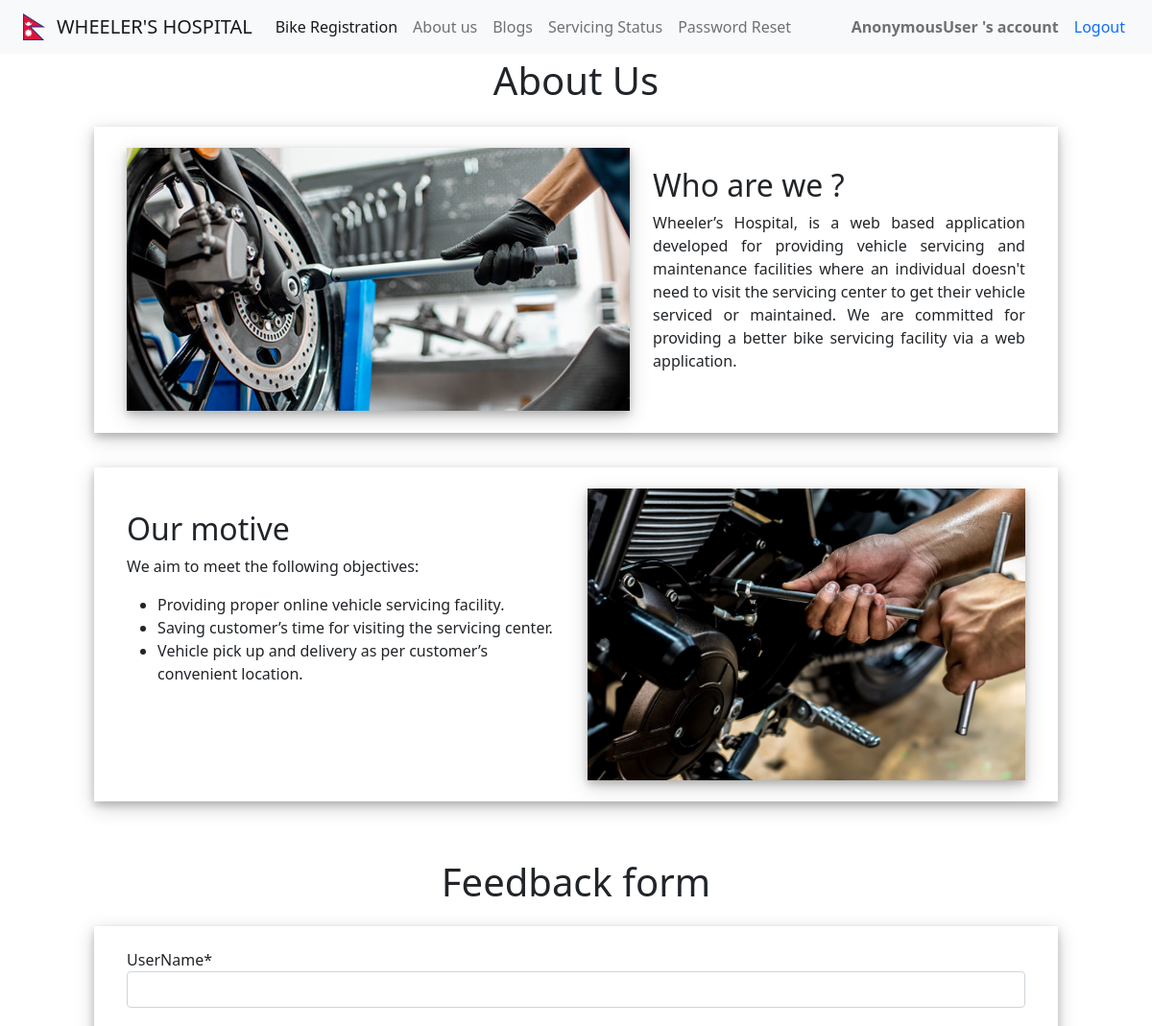
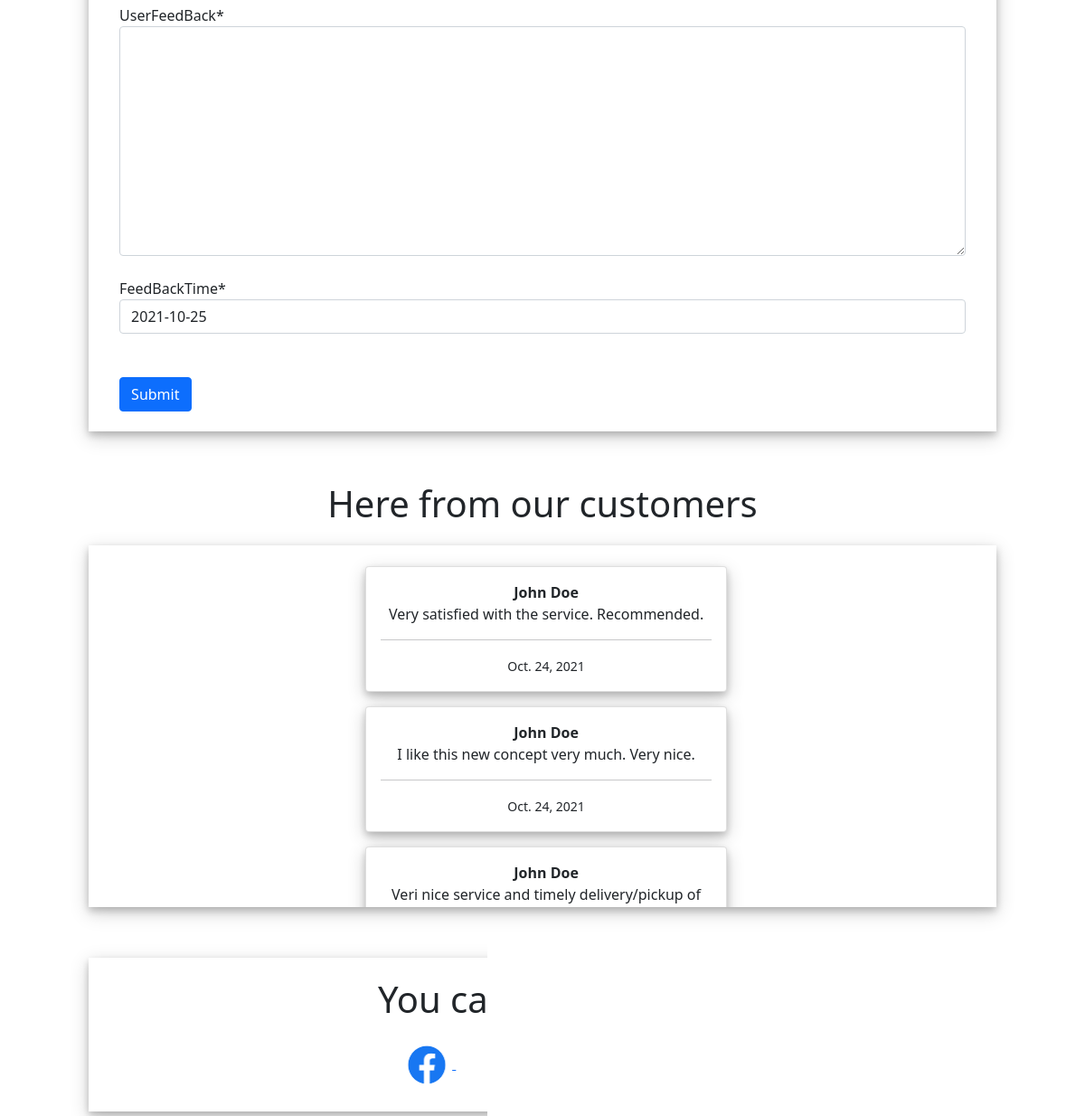
The page /about/ on the database its author committed (2 pictures, top to bottom).
### dashboardApp/models.py (models this page shows, shortened)
class feedBackFormModel(models.Model):
    userName = models.CharField(max_length=50)
    userFeedBack = models.TextField()
    feedBackTime = models.DateField(default=timezone.now)

### dashboardApp/views.py (the view)
# urls.py: path('about/', aboutUsView, name='about')
def aboutUsView(request):
    feedBacks = feedBackFormModel.objects.all()
    fm = feedBackForm()
    if request.method == "POST":
        fm = feedBackForm(request.POST)
        if fm.is_valid():
            fm.save()
            fm = feedBackForm()
    context = {
        'feedBacks': feedBacks,
        'fm': fm
    }
    return render(request, 'aboutUs.html', context=context)

### dashboardApp/forms.py
class feedBackForm(ModelForm):
    class Meta:
        model = feedBackFormModel
        fields = "__all__"

### Templates/aboutUs.html (shortened to what this page needs)
{% load static %}
{% load crispy_forms_tags %}
<!doctype html>
<html lang="en">
  <head>
    <link href="https://cdn.jsdelivr.net/npm/bootstrap@5.1.1/dist/css/bootstrap.min.css" rel="stylesheet">
    <link rel="stylesheet" type="text/css" href="{% static '/css/about.css' %}">
  </head>
  <body>
  {% include 'baseNavbar.html' %}
  <center style="margin-bottom: 2%; margin-top: 5%;">
    <h1>About Us</h1>
  </center>
  <div class="container">
    <div class="row" style="box-shadow: 0 4px 8px 0 rgba(0, 0, 0, 0.2), 0 6px 20px 0 rgba(0, 0, 0, 0.19); padding: 2%;">
      <div class="col">
        <img src="{% static  'images/c1.jpg' %}" style="box-shadow: 0 4px 8px 0 rgba(0, 0, 0, 0.2), 0 6px 20px 0 rgba(0, 0, 0, 0.19);">
      </div>
      <div class="col">
        <h2 style="margin-top: 5%;">Who are we ?</h2>
        <p style="text-align: justify;">
          Wheeler’s Hospital, is a web based application developed for providing vehicle servicing and maintenance
          facilities where an individual doesn't need to visit the servicing center to get their vehicle serviced or maintained.
          We are committed for providing a better bike servicing facility via a web application.
        </p>
      </div>
    </div>
  </div>
  <div class="container" style="margin-top: 3%; margin-bottom: 5%;">
    <div class="row" style="box-shadow: 0 4px 8px 0 rgba(0, 0, 0, 0.2), 0 6px 20px 0 rgba(0, 0, 0, 0.19); padding: 2%;">
      <div class="col">
        <h2 style="margin-top: 5%;">Our motive</h2>
        <p>
          We aim to meet the following objectives:
          <ul>
            <li>Providing proper online vehicle servicing facility.</li>
            <li>Saving customer’s time for visiting the servicing center.</li>
            <li>Vehicle pick up and delivery as per customer’s convenient location.</li>
          </ul>
        </p>
      </div>
      <div class="col">
        <img src="{% static  'images/c2.jpg' %}" style="width: 100%; box-shadow: 0 4px 8px 0 rgba(0, 0, 0, 0.2), 0 6px 20px 0 rgba(0, 0, 0, 0.19);">
      </div>
    </div>
  </div>
  <div class="container">
      <center style="margin-bottom: 2%;">
        <h1>Feedback form</h1>
      </center>
      <div class="row" style="margin-bottom: 5%; box-shadow: 0 4px 8px 0 rgba(0, 0, 0, 0.2), 0 6px 20px 0 rgba(0, 0, 0, 0.19); padding: 2%;">
        <form method="POST" action="">
          {% for i in fm %}
            {{i | as_crispy_field}}
            <br>
          {% endfor %}
          <br>
          <button type="submit" class="btn btn-primary">Submit</button>
        </form>
      </div>
  </div>
  <div class="container">
    <center>
      <center style="margin-bottom: 2%;">
        <h1>Here from our customers</h1>
      </center>
      <div class="row" style="margin-bottom: 5%; overflow-y: scroll; height: 400px; box-shadow: 0 4px 8px 0 rgba(0, 0, 0, 0.2), 0 6px 20px 0 rgba(0, 0, 0, 0.19); padding: 2%;">
        <div class="col">
            <div class="row">
              {% for i in feedBacks %}
              <div class="col">
                <div class="card" style="width: 25rem; margin-left: 1%; margin-bottom: 2%; box-shadow: 0 4px 8px 0 rgba(0, 0, 0, 0.2), 0 6px 20px 0 rgba(0, 0, 0, 0.19);">
                  <div class="card-body">
                    <b>{{i.userName}}</b>
                    <p>{{i.userFeedBack}}</p>
                    <hr>
                    <small>{{i.feedBackTime}}</small>
                  </div>
                </div>
              </div>
            {% endfor %}
            </div>
        </div>
      </div>
    </center>
  </div>
  <div class="container">
    <center>
      <div class="row" style="margin-bottom: 5%; box-shadow: 0 4px 8px 0 rgba(0, 0, 0, 0.2), 0 6px 20px 0 rgba(0, 0, 0, 0.19); padding: 2%;">
        <div class="col">
            <center style="margin-bottom: 2%;">
              <h1>You can find us at...</h1>
            </center>
            <a href="https://www.facebook.com/">
                <img id="socialmedia" src="{% static 'images/facebook.png' %}">
            </a>
            <a href="https://www.linkedin.com/home">
                <img id="socialmedia" src="{% static 'images/linkedin.png' %}">
            </a>
            <a href="https://www.instagram.com/">
                <img id="socialmedia" src="{% static 'images/instagram.png' %}">
            </a>
            <a href="https://www.youtube.com/">
                <img id="socialmedia" src="{% static 'images/youtube.png' %}">
            </a>
        </div>
      </div>
    </center>
  </div>
  </body>
</html>

### static/css/about.css (style rules this page uses)
#socialmedia { width:10%; height:auto; padding-left: 4%; }

### static/css/bikeRegistration.css (style rules this page uses)
.row { margin-left: 5%; margin-right: 5%; }

### rows shown on the page
feedBackFormModel: userName "John Doe", userFeedBack "Very satisfied with the service. Recommended.", feedBackTime "Oct. 24, 2021"
feedBackFormModel: userName "John Doe", userFeedBack "I like this new concept very much. Very nice.", feedBackTime "Oct. 24, 2021"
feedBackFormModel: userName "John Doe", userFeedBack "Veri nice service and timely delivery/pickup of…"

### other values the page prints
{{ request.user }} "AnonymousUser"
